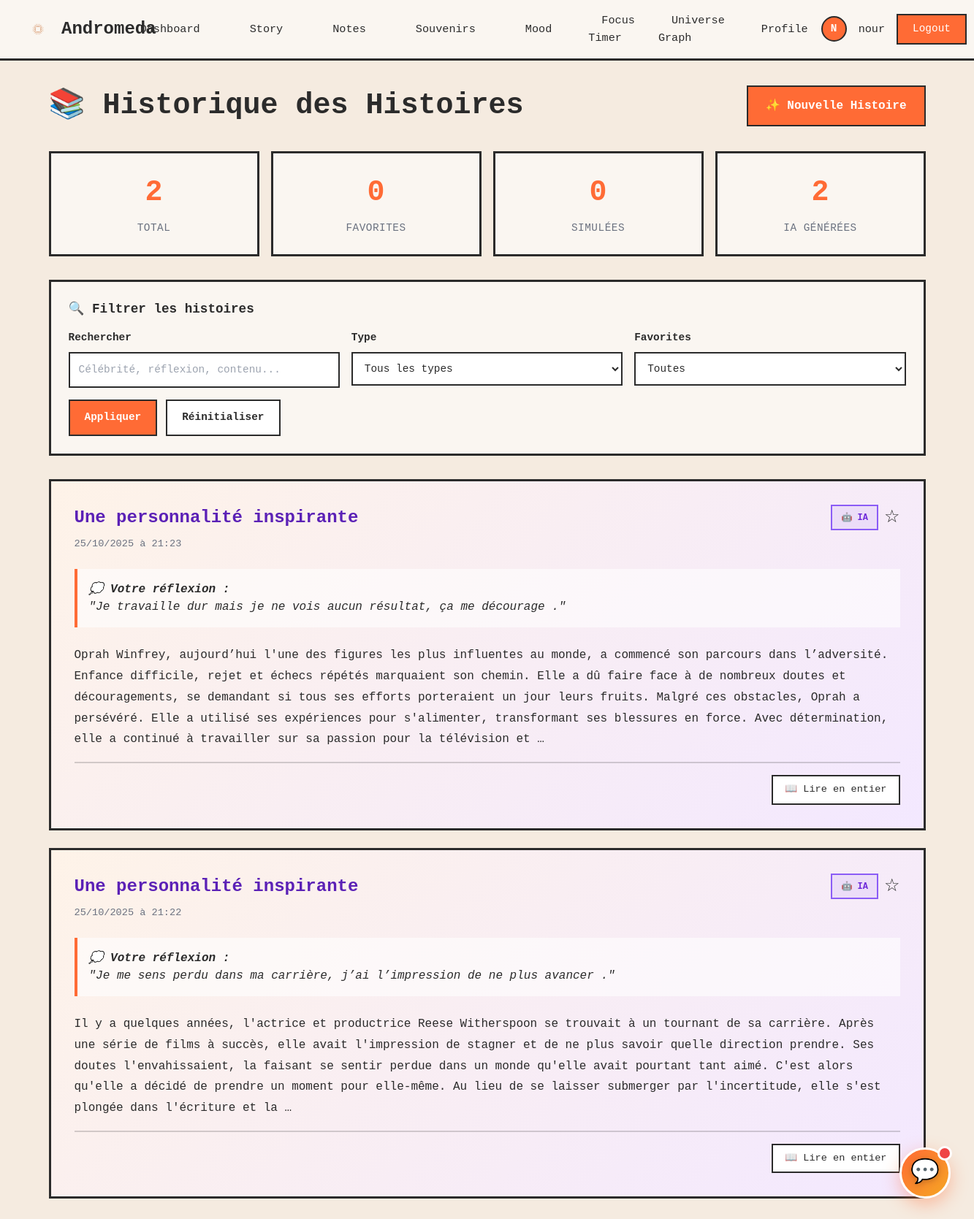
Screenshot of /story/history/ (signed in) with the database file from the repository.
### core/models.py (models this page shows, shortened)
class User(AbstractUser):
    avatar_url = models.URLField(blank=True, null=True)
    groups = models.ManyToManyField(
        'auth.Group',
        verbose_name='groups',
        blank=True,
        help_text='The groups this user belongs to.',
        related_name='core_users',
        related_query_name='core_user',
    )
    user_permissions = models.ManyToManyField(
        'auth.Permission',
        verbose_name='user permissions',
        blank=True,
        help_text='Specific permissions for this user.',
        related_name='core_users',
        related_query_name='core_user',
    )

class HistoireInspirante(models.Model):
    id = models.UUIDField(primary_key=True, default=uuid.uuid4, editable=False)
    utilisateur = models.ForeignKey('User', on_delete=models.CASCADE, related_name='histoires_inspirantes')
    reflexion_text = models.TextField(help_text="Texte de réflexion personnel de l'utilisateur")
    histoire_generee = models.TextField(help_text="Histoire inspirante générée")
    celebrite = models.CharField(max_length=200, help_text="Nom de la célébrité mentionnée dans l'histoire")
    emotion_detected = models.CharField(max_length=100, blank=True, default='', help_text="Émotion principale détectée")
    story_title = models.CharField(max_length=300, blank=True, default='', help_text="Titre de l'histoire (ex: L'histoire de J.K. Rowling)")
    story_content = models.TextField(blank=True, default='', help_text="Contenu de l'histoire inspirante")
    challenge_title = models.CharField(max_length=300, blank=True, default='', help_text="Titre du défi quotidien")
    challenge_description = models.TextField(blank=True, default='', help_text="Description du défi concret à réaliser")
    motivation_quote = models.TextField(blank=True, default='', help_text="Citation motivante")
    est_simulee = models.BooleanField(default=True, help_text="True si histoire simulée, False si générée par IA")
    modele_utilise = models.CharField(max_length=100, blank=True, default='', help_text="Modèle IA utilisé (ex: gpt-4o-mini)")
    is_favorite = models.BooleanField(default=False, help_text="Marquée comme favorite")
    notes_personnelles = models.TextField(blank=True, default='', help_text="Notes personnelles de l'utilisateur sur cette histoire")
    created_at = models.DateTimeField(auto_now_add=True)
    updated_at = models.DateTimeField(auto_now=True)
    class Meta:
        ordering = ['-created_at']
        verbose_name = 'Histoire Inspirante'
        verbose_name_plural = 'Histoires Inspirantes'
        indexes = [
            models.Index(fields=['utilisateur', '-created_at']),
            models.Index(fields=['is_favorite']),
        ]
    @property
    def reflexion_courte(self):
        if len(self.reflexion_text) > 100:
            return self.reflexion_text[:100] + '...'
        return self.reflexion_text

### core/views.py (the view)
# urls.py: path('story/history/', views.story_history, name='story_history'),
@login_required
def story_history(request):
    histoires = HistoireInspirante.objects.filter(utilisateur=request.user).prefetch_related('defis').order_by('-created_at')
    filter_favorite = request.GET.get('favorite', None)
    filter_simulated = request.GET.get('simulated', None)
    search_query = request.GET.get('search', '')
    if filter_favorite == 'true':
        histoires = histoires.filter(is_favorite=True)
    if filter_simulated == 'true':
        histoires = histoires.filter(est_simulee=True)
    elif filter_simulated == 'false':
        histoires = histoires.filter(est_simulee=False)
    if search_query:
        histoires = histoires.filter(
            Q(celebrite__icontains=search_query) |
            Q(reflexion_text__icontains=search_query) |
            Q(histoire_generee__icontains=search_query)
        )
    paginator = Paginator(histoires, 10)  # 10 histoires par page
    page_number = request.GET.get('page')
    histoires_page = paginator.get_page(page_number)
    stats = {
        'total': HistoireInspirante.objects.filter(utilisateur=request.user).count(),
        'favorites': HistoireInspirante.objects.filter(utilisateur=request.user, is_favorite=True).count(),
        'simulated': HistoireInspirante.objects.filter(utilisateur=request.user, est_simulee=True).count(),
        'ai_generated': HistoireInspirante.objects.filter(utilisateur=request.user, est_simulee=False).count(),
    }
    context = {
        'histoires': histoires_page,
        'stats': stats,
        'filter_favorite': filter_favorite,
        'filter_simulated': filter_simulated,
        'search_query': search_query,
    }
    return render(request, 'core/story_history.html', context)

### core/templates/core/story_history.html (shortened to what this page needs)
{% extends "core/dashboard_base.html" %}
{% block content %}
<div class="history-container">
    <div class="page-header">
        <h1>📚 Historique des Histoires</h1>
        <a href="{% url 'core:story_inspiration' %}" class="new-story-btn">✨ Nouvelle Histoire</a>
    </div>
    <div class="stats-grid">
        <div class="stat-card">
            <div class="stat-value">{{ stats.total }}</div>
            <div class="stat-label">Total</div>
        </div>
        <div class="stat-card">
            <div class="stat-value">{{ stats.favorites }}</div>
            <div class="stat-label">Favorites</div>
        </div>
        <div class="stat-card">
            <div class="stat-value">{{ stats.simulated }}</div>
            <div class="stat-label">Simulées</div>
        </div>
        <div class="stat-card">
            <div class="stat-value">{{ stats.ai_generated }}</div>
            <div class="stat-label">IA Générées</div>
        </div>
    </div>
    <div class="filters-section">
        <div class="filters-title">🔍 Filtrer les histoires</div>
        <form method="get" action="{% url 'core:story_history' %}">
            <div class="filters-grid">
                <div class="filter-group">
                    <label for="search">Rechercher</label>
                    <input type="text" id="search" name="search" class="filter-input"
                           placeholder="Célébrité, réflexion, contenu..."
                           value="{{ search_query }}">
                </div>
                <div class="filter-group">
                    <label for="simulated">Type</label>
                    <select id="simulated" name="simulated" class="filter-select">
                        <option value="">Tous les types</option>
                    </select>
                </div>
                <div class="filter-group">
                    <label for="favorite">Favorites</label>
                    <select id="favorite" name="favorite" class="filter-select">
                        <option value="">Toutes</option>
                    </select>
                </div>
            </div>
            <div class="filter-buttons">
                <button type="submit" class="filter-btn filter-btn-apply">Appliquer</button>
                <a href="{% url 'core:story_history' %}" class="filter-btn filter-btn-clear">Réinitialiser</a>
            </div>
        </form>
    </div>
    {% if histoires %}
    <div class="stories-list">
        {% for histoire in histoires %}
        <div class="story-item">
            <div class="story-header">
                <div class="story-meta">
                    <div class="story-celebrity">{{ histoire.story_title|default:histoire.celebrite }}</div>
                    <div class="story-date">{{ histoire.created_at|date:"d/m/Y à H:i" }}</div>
                </div>
                <div class="story-badges">
                    {% if histoire.est_simulee %}
                    <span class="badge badge-simulated">💡 Simulée</span>
                    {% else %}
                    <span class="badge badge-ai">🤖 IA</span>
                    {% endif %}
                    <form method="post" action="{% url 'core:toggle_histoire_favorite' histoire.id %}" style="display: inline;">
                        <button type="submit" class="favorite-btn" title="{% if histoire.is_favorite %}Retirer des favorites{% else %}Ajouter aux favorites{% endif %}">
                            {% if histoire.is_favorite %}⭐{% else %}☆{% endif %}
                        </button>
                    </form>
                </div>
            </div>
            <div class="story-reflexion">
                <strong>💭 Votre réflexion :</strong><br>
                "{{ histoire.reflexion_courte }}"
            </div>
            <div class="story-content">{{ histoire.story_content|default:histoire.histoire_generee|truncatewords:80 }}</div>
            <div class="story-footer">
                <div class="story-actions">
                    <button class="action-btn" onclick="toggleFullStory('story-{{ histoire.id }}')">
                        📖 Lire en entier
                    </button>
                </div>
            </div>
        </div>
        {% endfor %}
    </div>
    {% endif %}
</div>
{% endblock %}

### core/templates/core/dashboard_base.html (shortened to what this page needs)
<!doctype html>
{% load static %}
<html lang="en">
<head>
    <script src="https://cdn.tailwindcss.com"></script>
    <link rel="stylesheet" href="{% static 'css/chase.css' %}">
</head>
<body>
    <nav class="navbar">
        <a href="{% url 'core:dashboard' %}" class="navbar-brand">
            <img src="{% static 'assets/logo.png' %}" alt="Andromeda Logo" onerror="this.style.display='none';">
            Andromeda
        </a>
        <ul class="navbar-menu" id="navbarMenu">
            <li><a href="{% url 'core:dashboard' %}" class="{% if request.resolver_match.url_name == 'dashboard' %}active{% endif %}">Dashboard</a></li>
            <li><a href="{% url 'core:story_inspiration' %}" class="{% if request.resolver_match.url_name == 'story_inspiration' %}active{% endif %}">Story</a></li>
            <li><a href="{% url 'notes:list' %}" class="{% if '/dashboard/notes/' in request.path %}active{% endif %}">Notes</a></li>
            <li><a href="{% url 'core:memories_dashboard' %}" class="{% if request.resolver_match.url_name == 'memories_dashboard' %}active{% endif %}">Souvenirs</a></li>
            <li><a href="{% url 'core:mood' %}" class="{% if request.resolver_match.url_name == 'mood' %}active{% endif %}">Mood</a></li>
            <li><a href="/focus/" class="{% if '/focus/' in request.path %}active{% endif %}">Focus Timer</a></li>
            <li><a href="/graph/" class="{% if '/graph/' in request.path %}active{% endif %}">Universe Graph</a></li>
            <li><a href="{% url 'core:profile' %}" class="{% if request.resolver_match.url_name == 'profile' %}active{% endif %}">Profile</a></li>
        </ul>
        <div class="navbar-user">
            {% if user.is_authenticated %}
                <div class="navbar-avatar">{{ user.username|slice:":1"|upper }}</div>
                <span class="navbar-username">{{ user.username }}</span>
                <form method="post" action="{% url 'logout' %}" style="display: inline;">
                    <button type="submit" class="btn-logout" style="margin: 0;">Logout</button>
                </form>
            {% else %}
                <a href="{% url 'login' %}" class="btn-logout">Login</a>
            {% endif %}
        </div>
    </nav>
    <div class="dashboard-container">
        {% block content %}{% endblock %}
    </div>
    <div id="chatbotFloat" onclick="toggleChatbot()" style="
        position: fixed;
        bottom: 2rem;
        right: 2rem;
        width: 70px;
        height: 70px;
        background: linear-gradient(135deg, var(--accent-orange) 0%, #f5a623 100%);
        border-radius: 50%;
        display: flex;
        align-items: center;
        justify-content: center;
        box-shadow: 0 8px 24px rgba(255, 107, 53, 0.4);
        cursor: pointer;
        transition: all 0.4s cubic-bezier(0.4, 0, 0.2, 1);
        z-index: 9999;
        border: 3px solid white;
        animation: floatPulse 3s ease-in-out infinite;
    " onmouseover="this.style.transform='scale(1.15) rotate(10deg)'; this.style.boxShadow='0 12px 32px rgba(255, 107, 53, 0.6)'" onmouseout="this.style.transform='scale(1) rotate(0deg)'; this.style.boxShadow='0 8px 24px rgba(255, 107, 53, 0.4)'">
        <span style="font-size: 2rem; filter: drop-shadow(0 2px 4px rgba(0,0,0,0.2));">💬</span>
    </div>
</body>
</html>

### core/templates/core/dashboard_base.html (style rules this page uses)
:root { --page-bg: #f5ebe0; --panel-bg: #faf6f1; --border-color: #2b2b2b; --accent-orange: #ff6b35; --text-dark: #2b2b2b; --text-gray: #6b7280; --separator-color: #d4c5b9; }
* { margin: 0; padding: 0; box-sizing: border-box; }
html { font-size: 16px; scroll-behavior: smooth; }
body { background: var(--page-bg) !important; color: var(--text-dark) !important; font-family: 'Courier New', monospace; -webkit-font-smoothing: antialiased; min-height: 100vh; }
.navbar { background: var(--panel-bg); border-bottom: 3px solid var(--border-color); padding: 1rem 2rem; display: flex; align-items: center; justify-content: space-between; position: sticky; top: 0; z-index: 1000; }
.navbar-brand { display: flex; align-items: center; gap: 0.75rem; font-size: 1.5rem; font-weight: bold; color: var(--text-dark); text-decoration: none; }
.navbar-brand img { width: 40px; height: 40px; object-fit: contain; }
.navbar-menu { display: flex; align-items: center; gap: 2rem; list-style: none; }
.navbar-menu a { color: var(--text-dark); text-decoration: none; font-size: 0.95rem; transition: color 0.2s ease; padding: 0.5rem 1rem; border: 2px solid transparent; }
.navbar-user { display: flex; align-items: center; gap: 1rem; }
.navbar-avatar { width: 35px; height: 35px; border-radius: 50%; background: var(--accent-orange); color: white; display: flex; align-items: center; justify-content: center; font-weight: bold; font-size: 0.9rem; border: 2px solid var(--border-color); }
.navbar-username { font-size: 0.95rem; color: var(--text-dark); }
.btn-logout { padding: 0.5rem 1.25rem; background: var(--accent-orange); color: white; border: 2px solid var(--border-color); cursor: pointer; font-family: 'Courier New', monospace; font-size: 0.9rem; transition: opacity 0.2s ease; text-decoration: none; display: inline-block; }
.dashboard-container { max-width: 1400px; margin: 0 auto; padding: 2rem; }
#chatbotFloat::before { content: ''; position: absolute; top: -5px; right: -5px; width: 20px; height: 20px; background: #ef4444; border-radius: 50%; border: 3px solid white; animation: pulse 2s ease-in-out infinite; }

### rows the page displays
User: username "N", username "nour"
HistoireInspirante: story_title "Une personnalité inspirante", created_at "25/10/2025 à 21:23", est_simulee "🤖 IA", reflexion_courte "Je travaille dur mais je ne vois aucun résultat, ça me décourage .", story_content "Oprah Winfrey, aujourd’hui l'une des figures les plus influentes au monde, a commencé son parcours dans l’adversité. Enfance difficile, rejet et échecs répétés marquaient son chemin. Elle a dû faire face à de nombreux doutes et découragements, se demandant si tous ses efforts porteraient un jour leurs fruits. Malgré ces obstacles, Oprah a persévéré. Elle a utilisé ses expériences pour s'alimenter, transformant ses blessures en force. Avec détermination, elle a continué à travailler sur sa passion pour la télévision et …"
HistoireInspirante: story_title "Une personnalité inspirante", created_at "25/10/2025 à 21:22", est_simulee "🤖 IA", reflexion_courte "Je me sens perdu dans ma carrière, j’ai l’impression de ne plus avancer .", story_content "Il y a quelques années, l'actrice et productrice Reese Witherspoon se trouvait à un tournant de sa carrière. Après une série de films à succès, elle avait l'impression de stagner et de ne plus savoir quelle direction prendre. Ses doutes l'envahissaient, la faisant se sentir perdue dans un monde qu'elle avait pourtant tant aimé. C'est alors qu'elle a décidé de prendre un moment pour elle-même. Au lieu de se laisser submerger par l'incertitude, elle s'est plongée dans l'écriture et la …"

### other values shown
{{ stats.total }} "2"
{{ stats.favorites }} "0"
{{ stats.simulated }} "0"
{{ stats.ai_generated }} "2"
